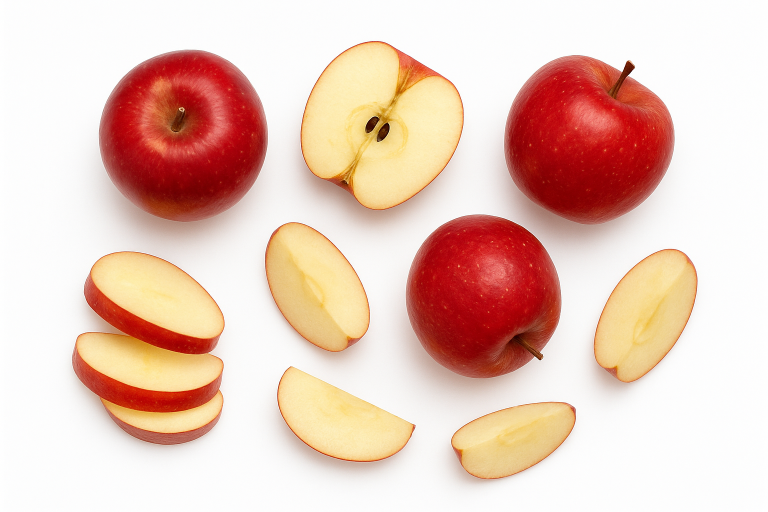
#> input picture src/data/P2/Manzana_02.png, 1536 x 1024 px, found by its file name (shown at 1/2 size); its folder holds 4 pictures in this run
$ python Pmanzanas.py
#> lines starting #> are read from the running program, lines starting #| are printed output that depends on the picture
#==============================
# PREPROCESAMIENTO DE IMAGENES DE MANZANAS
#==============================

import os
import cv2
import numpy as np

IMGS_ROOT = os.path.join(os.path.dirname(os.path.dirname(os.path.dirname(__file__))), 'data', 'P2')
imgs = []
num_imgs = 3


dir_imgsValidas = [img for img in os.listdir(IMGS_ROOT) if img.endswith(('.png', '.jpg'))]
rnd_IMGs = []
selected_indices = np.random.choice(len(dir_imgsValidas), num_imgs, replace=False)


for idx in selected_indices:
    rnd_IMGs.append(dir_imgsValidas[idx])

selected_images = rnd_IMGs

for img_name in selected_images:
    img_path = os.path.join(IMGS_ROOT, img_name)
    img = cv2.imread(img_path)
#> img is the input picture: shape (1024, 1536, 3); mean B, G, R 187.9, 200.9, 233.5
    gray_img = cv2.cvtColor(img, cv2.COLOR_BGR2GRAY)
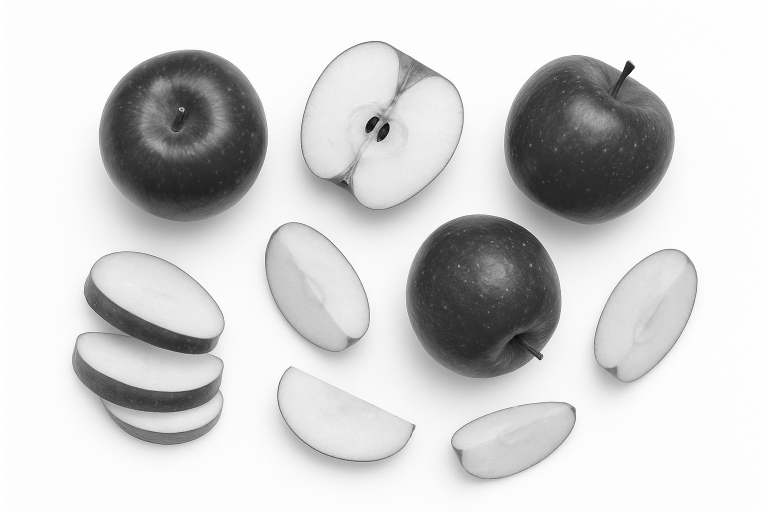
#> gray_img: shape (1024, 1536) (shown at 1/2 size); min 0, max 255, mean 209.2
    imgs.append(gray_img)
#> pass 2 of the loop `for img_name in selected_images:`:
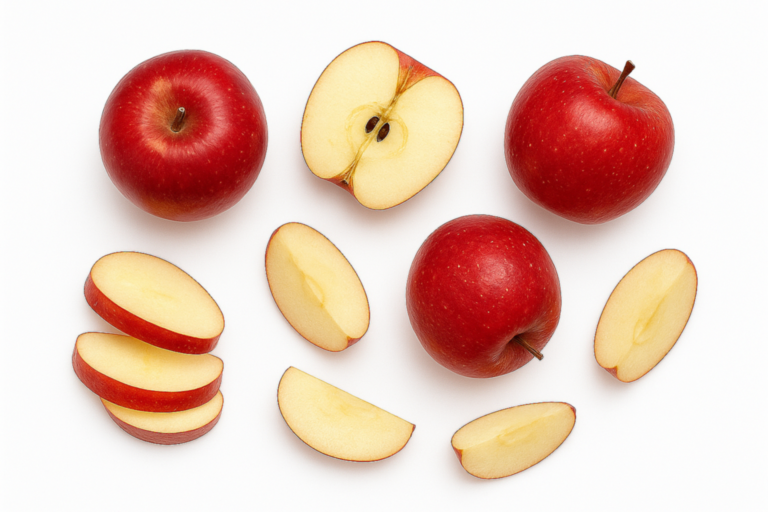
#> input picture src/data/P2/Manzana_02_Matlab.png, 1536 x 1024 px, found by its file name (shown at 1/2 size)
#> img is the input picture: shape (1024, 1536, 3); mean B, G, R 187.8, 200.7, 232.4
#> `gray_img = cv2.cvtColor(img, cv2.COLOR_BGR2GRAY)`:
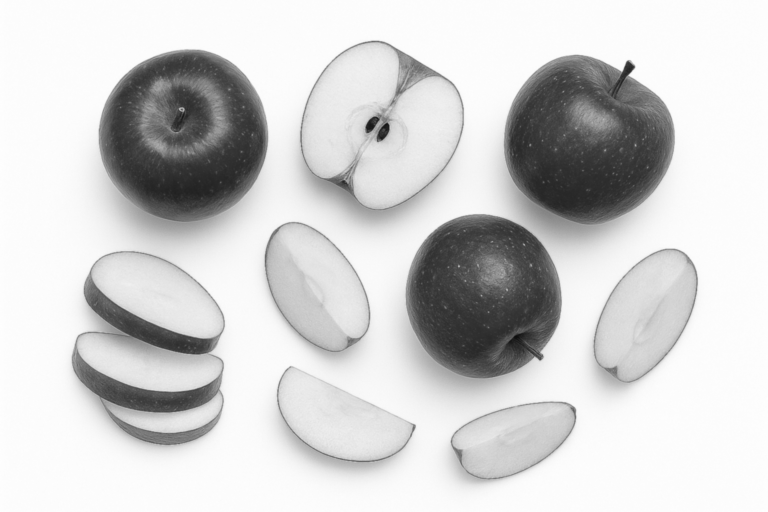
#> gray_img: shape (1024, 1536) (shown at 1/2 size); min 11, max 255, mean 208.7
#> pass 3 of the loop `for img_name in selected_images:`:
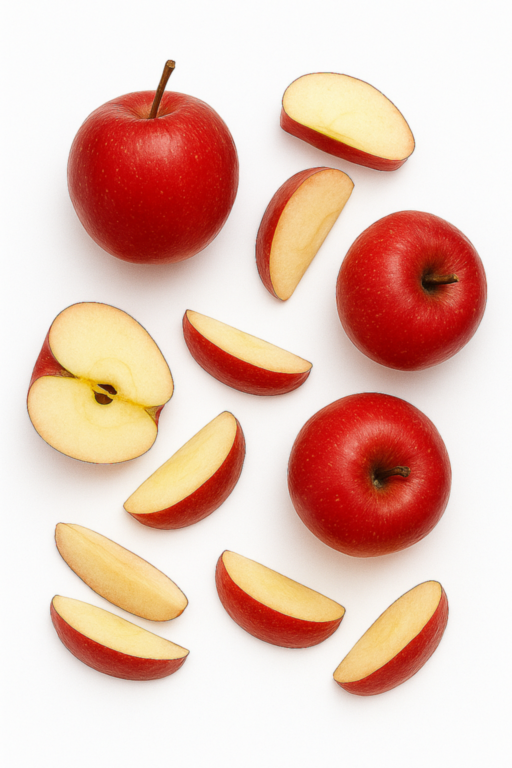
#> input picture src/data/P2/Manzana_01_Matlab.png, 1024 x 1536 px, found by its file name (shown at 1/2 size)
#> img is the input picture: shape (1536, 1024, 3); mean B, G, R 180.3, 193.6, 230
#> `gray_img = cv2.cvtColor(img, cv2.COLOR_BGR2GRAY)`:
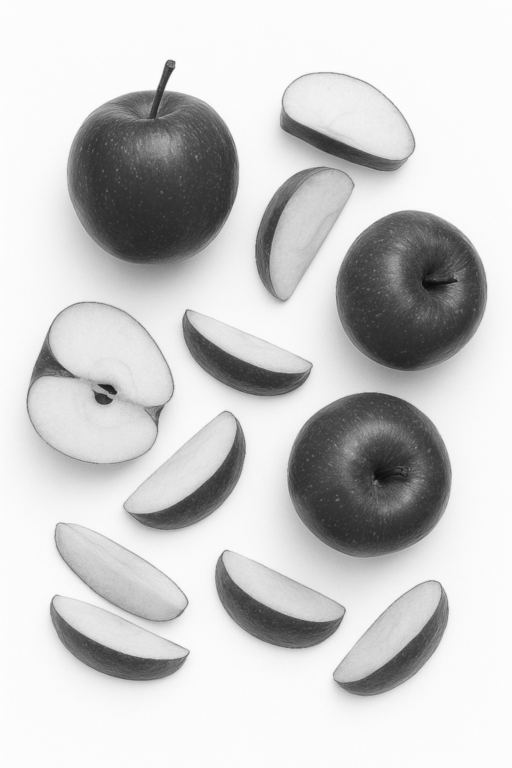
#> gray_img: shape (1536, 1024) (shown at 1/2 size); min 10, max 254, mean 203
